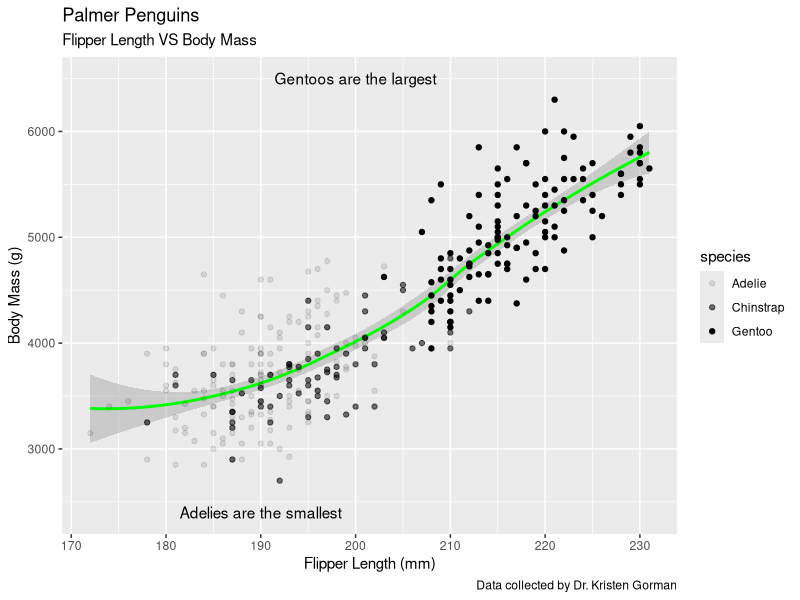

Generate this figure with R:
install.packages("tidyverse")
library(tidyverse)
install.packages("PalmerPenguins")
library(palmerpenguins)
data("penguins")

clean_penguins <- penguins %>% 
  drop_na()

ggplot(data=clean_penguins) +
  geom_smooth(mapping=aes(x=flipper_length_mm, y=body_mass_g), color="green") +
  geom_point(mapping=aes(x=flipper_length_mm, y=body_mass_g, alpha=species)) +
  labs(title="Palmer Penguins", 
       subtitle="Flipper Length VS Body Mass", 
       x="Flipper Length (mm)", 
       y="Body Mass (g)",
       caption="Data collected by Dr. Kristen Gorman") +
  annotate("text", x=200, y=6500, label="Gentoos are the largest") +
  annotate("text", x=190, y=2400, label="Adelies are the smallest")



